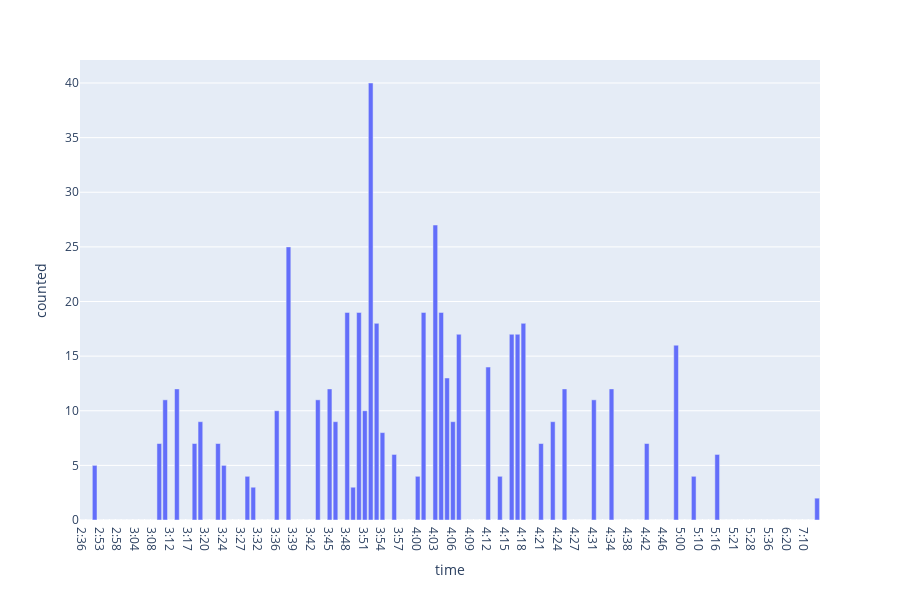

Source (notebook cell):
### Code cell
fig.show()

### Figure 1 — Plotly figure (JSON) as saved in the notebook; plotly's stock layout.template omitted (floating-point values rounded to 4 significant figures)
{"data": [{"alignmentgroup": "True", "hoverlabel": {"namelength": 0}, "hovertemplate": "time=%{x}<br>counted=%{y}", "legendgroup": "", "marker": {"color": "#636efa"}, "name": "", "offsetgroup": "", "orientation": "v", "showlegend": false, "textposition": "auto", "type": "bar", "x": ["2:36", "2:38", "2:52", "2:53", "2:55", "2:56", "2:58", "3:02", "3:03", "3:04", "3:05", "3:07", "3:08", "3:09", "3:10", "3:12", "3:15", "3:16", "3:17", "3:18", "3:19", "3:20", "3:22", "3:23", "3:24", "3:25", "3:26", "3:27", "3:29", "3:30", "3:32", "3:33", "3:35", "3:36", "3:37", "3:38", "3:39", "3:40", "3:41", "3:42", "3:43", "3:44", "3:45", "3:46", "3:47", "3:48", "3:49", "3:50", "3:51", "3:52", "3:53", "3:54", "3:55", "3:56", "3:57", "3:58", "3:59", "4:00", "4:01", "4:02", "4:03", "4:04", "4:05", "4:06", "4:07", "4:08", "4:09", "4:10", "4:11", "4:12", "4:13", "4:14", "4:15", "4:16", "4:17", "4:18", "4:19", "4:20", "4:21", "4:22", "4:23", "4:24", "4:25", "4:26", "4:27", "4:28", "4:30", "4:31", "4:32", "4:33", "4:34", "4:35", "4:36", "4:38", "4:40", "4:41", "4:42", "4:43", "4:45", "4:46", "4:51", "4:57", "5:00", "5:02", "5:03", "5:10", "5:12", "5:13", "5:16", "5:19", "5:20", "5:21", "5:26", "5:27", "5:28", "5:30", "5:33", "5:36", "5:43", "6:17", "6:20", "6:22", "6:50", "7:10", "7:35", "7:50"], "xaxis": "x", "y": [0, 0, 5, 0, 0, 0, 0, 0, 0, 0, 0, 0, 0, 7, 11, 0, 12, 0, 0, 7, 9, 0, 0, 7, 5, 0, 0, 0, 4, 3, 0, 0, 0, 10, 0, 25, 0, 0, 0, 0, 11, 0, 12, 9, 0, 19, 3, 19, 10, 40, 18, 8, 0, 6, 0, 0, 0, 4, 19, 0, 27, 19, 13, 9, 17, 0, 0, 0, 0, 14, 0, 4, 0, 17, 17, 18, 0, 0, 7, 0, 9, 0, 12, 0, 0, 0, 0, 11, 0, 0, 12, 0, 0, 0, 0, 0, 7, 0, 0, 0, 0, 16, 0, 0, 4, 0, 0, 0, 6, 0, 0, 0, 0, 0, 0, 0, 0, 0, 0, 0, 0, 0, 0, 0, 0, 2], "yaxis": "y"}], "layout": {"barmode": "relative", "height": 600, "legend": {"tracegroupgap": 0}, "margin": {"t": 60}, "xaxis": {"anchor": "y", "domain": [0, 1], "title": {"text": "time"}}, "yaxis": {"anchor": "x", "domain": [0, 1], "title": {"text": "counted"}}}}
